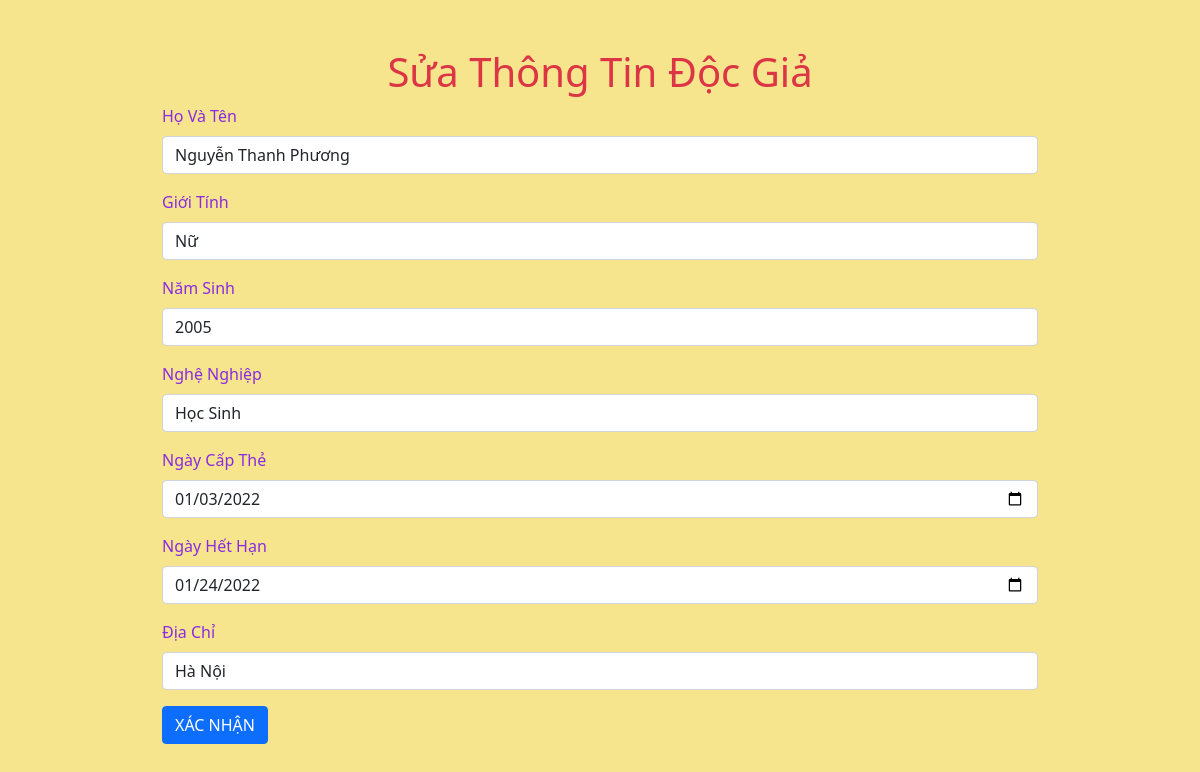
The app's page /src/update.php?madg=3 with its own data.
### tables this page shows
CREATE TABLE `docgia` (
  `madg` int(20) NOT NULL,
  `hovaten` varchar(60) NOT NULL,
  `gioitinh` varchar(5) NOT NULL,
  `namsinh` int(10) NOT NULL,
  `nghenghiep` varchar(100) NOT NULL,
  `ngaycapthe` date NOT NULL,
  `ngayhethan` date NOT NULL,
  `diachi` varchar(300) NOT NULL
);

### src/update.php (the view, shortened to what this page needs)
<?php
    include_once("./header_admin.php");
    include_once("../config.php");
?>
    <div class="row main mx-5 my-5">
        <div class="col-12">
            <div class="row">
                <div class="col-12">
                    <h1 class="text-danger text-center">Sửa Thông Tin Độc Giả</h1>
                </div>
            </div>
            <div class="row">
                <div class="col-12">
                    <form action="" method="POST">
                    <?php
                        $id = $_GET['madg'];
                        $sql = "SELECT * FROM docgia WHERE madg=$id";
                        $result = mysqli_query($conn,$sql);
                        if(mysqli_num_rows($result) > 0){
                            while($row = mysqli_fetch_assoc($result)){
                    ?>
                        <div class="mb-3">
                            <label for="text1" class="form-label">Họ Và Tên</label>
                            <input type="text" class="form-control" id="text1" name="txt1" required value="<?php echo $row ['hovaten']; ?>">
                        </div>
                        <div class="mb-3">
                            <label for="text2" class="form-label">Giới Tính</label>
                            <input type="text" class="form-control" id="text2" name="txt2" required value="<?php echo $row ['gioitinh']; ?>">
                        </div>
                        <div class="mb-3">
                            <label for="text3" class="form-label">Năm Sinh</label>
                            <input type="number" class="form-control" id="text3" name="txt3" required value="<?php echo $row ['namsinh']; ?>">
                        </div>
                        <div class="mb-3">
                            <label for="text4" class="form-label">Nghệ Nghiệp</label>
                            <input type="text" class="form-control" id="text4" name="txt4" required value="<?php echo $row ['nghenghiep']; ?>">
                        </div>
                        <div class="mb-3">
                            <label for="text5" class="form-label">Ngày Cấp Thẻ</label>
                            <input type="date" class="form-control" id="text5" name="txt5" required value="<?php echo $row ['ngaycapthe']; ?>">
                        </div>
                        <div class="mb-3">
                            <label for="text6" class="form-label">Ngày Hết Hạn</label>
                            <input type="date" class="form-control" id="text6" name="txt6" required value="<?php echo $row ['ngayhethan']; ?>">
                        </div>
                        <div class="mb-3">
                            <label for="text7" class="form-label">Địa Chỉ</label>
                            <input type="text" class="form-control" id="text7" name="txt7" required value="<?php echo $row ['diachi']; ?>">
                        </div>
                        <button type="sumbit" class="btn btn-primary mb-2 text-white" name="btn-edit">XÁC NHẬN</button>
                    <?php
                        }
                    }
                    ?>
                    </form>
                </div>
            </div>
        </div>
    </div>
<?php
    include_once("./footer.php");
?>

### css/style.css (style rules this page uses)
html { scroll-behavior: smooth; font-family: 'Moon Dance', cursive !important; }
body { background-color: #f6e58d; display: flex; justify-content: center; }
label { color:blueviolet !important; }
.main { min-width: 900px; min-height: 600px; ; }

### records on screen
docgia: txt1 "Nguyễn Thanh Phương", txt2 "Nữ", txt3 "2005", txt4 "Học Sinh", txt5 "01/03/2022", txt6 "01/24/2022", txt7 "Hà Nội"
